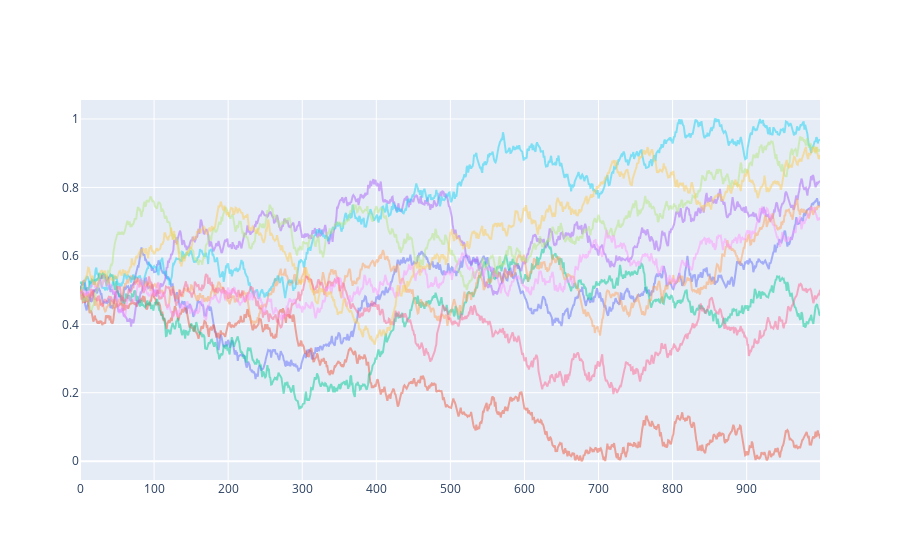

The cell this chart's notebook holds for it:
### Code cell
def bound_array(a, bounds=[0, 1]):
    s = a.copy()

    # Check number of times it breaks bounds
    signed_crosses = np.floor((s - bounds[0]) / (bounds[1] - bounds[0])).astype(int)
    crosses = np.floor(np.where(signed_crosses < 0, -signed_crosses, signed_crosses)).astype(int)

    # Reorient direction
    s *= ((-1) ** crosses)

    # Reposition to maintain continuity
    s += (bounds[1] - bounds[0]) * signed_crosses * (-1) ** (crosses + 1)
    s += (bounds[1] + bounds[0]) * 0 ** ((crosses + 1) % 2)

    return s


def bounded_random_walk(initial=1/2, bounds=[0, 1], size=[1000, 10], drift=0, std=0.01, is_deterministic=False):
    if is_deterministic: return np.ones(size) * initial

    # Generate random walk initialized on 0
    walk = np.random.normal(loc=drift, scale=std, size=size).cumsum(0) + initial

    # Adjust walk to bounds
    walk = bound_array(walk, bounds)        

    return walk

fig = go.Figure()

walks = bounded_random_walk().T

for walk in walks:
    fig.add_trace(go.Scatter(y=walk, opacity=0.5, showlegend=False))

fig.show()

### Figure 1 — Plotly figure (JSON) as saved in the notebook; plotly's stock layout.template omitted (floating-point values rounded to 4 significant figures; data arrays with more than 128 entries replaced by an {"elided": "..."} marker saying what was removed)
{"data": [{"opacity": 0.5, "showlegend": false, "type": "scatter", "y": {"elided": "1000 float values"}}, {"opacity": 0.5, "showlegend": false, "type": "scatter", "y": {"elided": "1000 float values"}}, {"opacity": 0.5, "showlegend": false, "type": "scatter", "y": {"elided": "1000 float values"}}, {"opacity": 0.5, "showlegend": false, "type": "scatter", "y": {"elided": "1000 float values"}}, {"opacity": 0.5, "showlegend": false, "type": "scatter", "y": {"elided": "1000 float values"}}, {"opacity": 0.5, "showlegend": false, "type": "scatter", "y": {"elided": "1000 float values"}}, {"opacity": 0.5, "showlegend": false, "type": "scatter", "y": {"elided": "1000 float values"}}, {"opacity": 0.5, "showlegend": false, "type": "scatter", "y": {"elided": "1000 float values"}}, {"opacity": 0.5, "showlegend": false, "type": "scatter", "y": {"elided": "1000 float values"}}, {"opacity": 0.5, "showlegend": false, "type": "scatter", "y": {"elided": "1000 float values"}}], "layout": {}}
